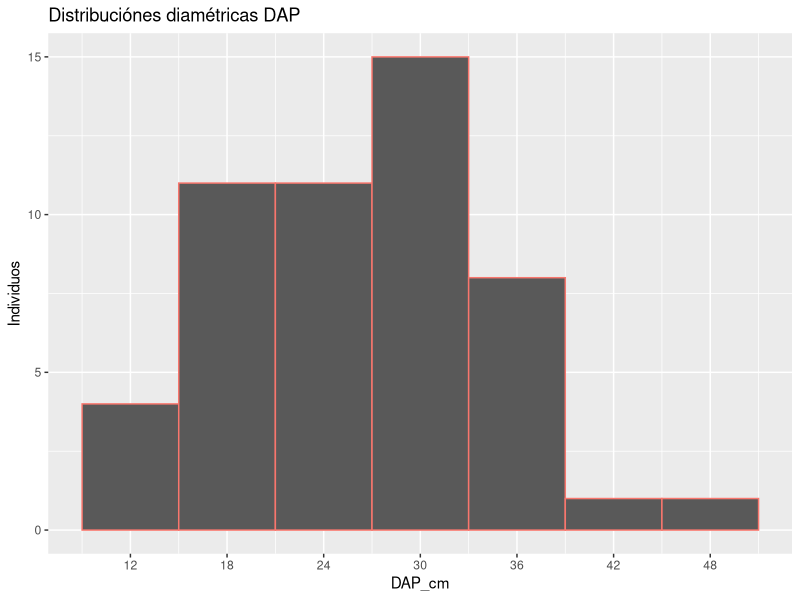
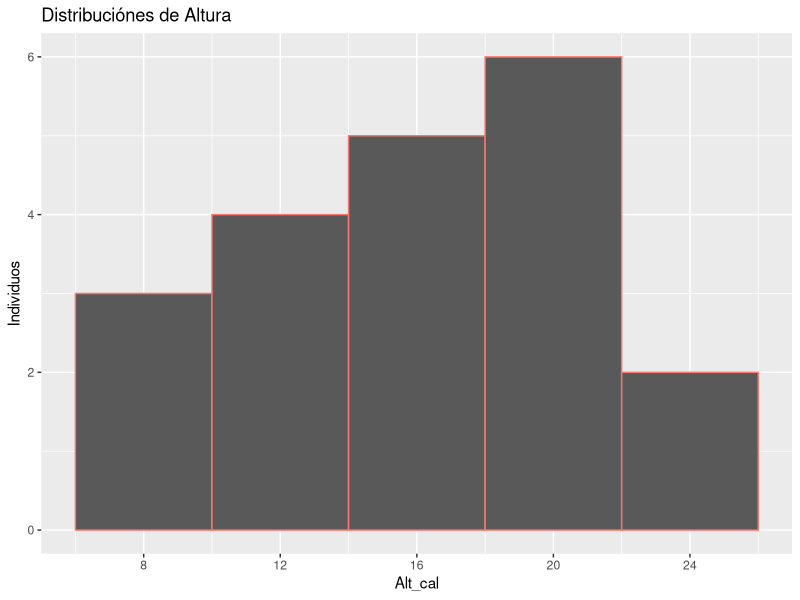
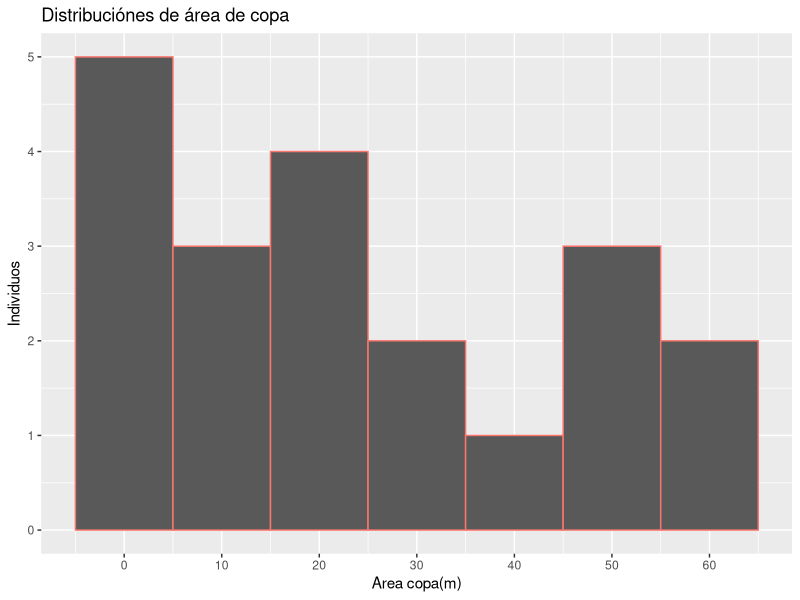
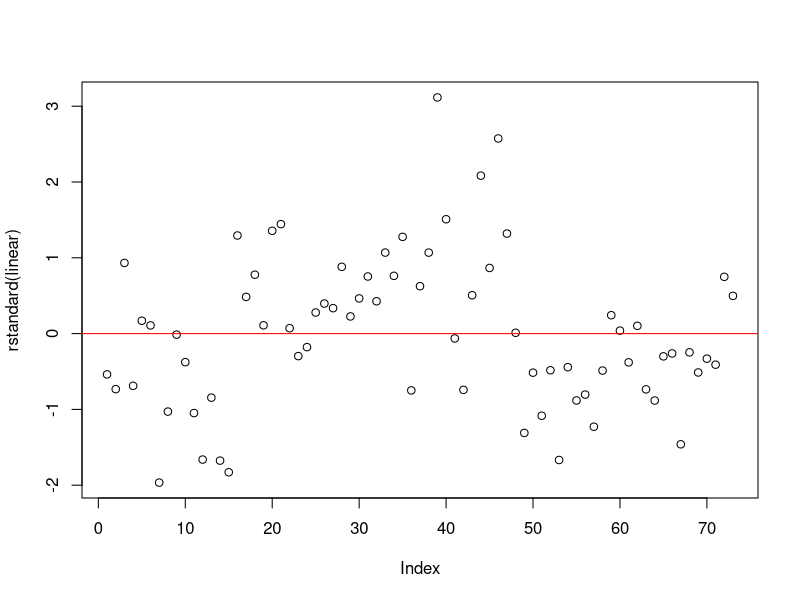
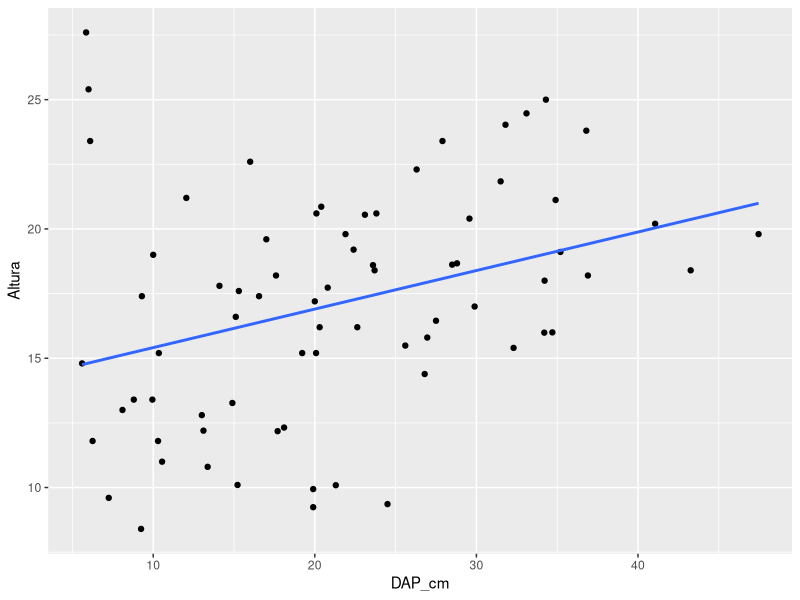

The R source for these figures, in order: (Note: this script raises an error after producing the figures.)
## ---- chunk 1
knitr::opts_chunk$set(echo = FALSE, 
                      warning = FALSE, 
                      message = FALSE)

library(tidyverse)
library(ggplot2)
library(readxl)
## ---- chunk 2
data<- read.csv2("Salida1.csv")

data<- data %>% mutate(Parcela = as.factor(Parcela),
                       Subparcela = as.factor(Subparcela)) %>% select(-c(X.))


data<- data %>% group_by(Parcela) %>% mutate(`Area ind(m)`= (pi/4)*(DAP_cm/100)^2, 
                                             Dap_f_cm = (d1+d2)/2, 
                                             `Area copa(m)` = (pi/4)*(D_copa)^2) %>% 
  mutate(`Error DAP`= ((abs(Dap_f_cm - DAP_cm))/ DAP_cm)*100, 
         `Error alt` = ((abs(Alt_med - Alt_cal))/ Alt_cal)*100) 

data1<- data %>% rename(DAP_obs= DAP_cm, DAP_est= Dap_f_cm, 
                Alt_obs= Alt_cal, Alt_est= Alt_med) %>% select(DAP_obs, DAP_est, Alt_obs, Alt_est,
                                                                       `Error DAP`, `Error alt`) %>% 
  filter(DAP_est != "NA")

## ---- chunk 3
knitr::kable(data1, caption = "Error de DAP y altura, DAP_obs= DAP tomado con cinta diamétrica, DAP_est= DAP tomado con forcípula, Alt_obs= Altura calculada (con clinómetro) con ángulos y distancia, Alt_est= Altura tomada con hipsómetro.")
## ---- chunk 4
knitr::kable(data1 %>% group_by(Parcela)%>% summarise(DAP_obs= mean(DAP_obs), DAP_est= mean(DAP_est), Alt_obs= mean(Alt_obs), Alt_est= mean(Alt_est), `Error DAP`= mean(`Error DAP`), `Error alt`= mean(`Error alt`)), 
             caption = "Error promedio de DAP y altura por Parcela.")
## ---- chunk 5
knitr::kable(data %>% group_by(Parcela) %>% 
  summarise(a= sum(`Area ind(m)`), N_ind= length(Parcela),
            Dcm= sqrt(mean(DAP_cm^2))) %>% 
  mutate(`Area basal`= a*10000/250) %>% 
  select(c(Parcela, Dcm, `Area basal`)), 
  caption = "Diámetro cuadrático promedio y área basal por parcela.")


## ---- chunk 6
knitr::kable(data %>% group_by(Subparcela) %>% 
  summarise(a= sum(`Area ind(m)`), 
            Dcm= sqrt(mean(DAP_cm^2)),
            Area_copa_p= sum(`Area copa(m)`)/length(Subparcela), 
            Altura_p= sum(Alt_cal)/length(Subparcela)) %>% 
  mutate(`Area basal`= a*10000/100) %>% 
  select(c(Subparcela, Dcm, `Area basal`, Area_copa_p, 
           Altura_p)) %>% slice(-c(1)), 
  caption = "Diámetro cuadrático promedio, área basal,  área de copa promedio y altura promedio por subparcela.")
## ---- chunk 7

ggplot(data, mapping = aes(x= DAP_cm, col= "pink")) +
  geom_histogram(bins = 7, origin= 15) + labs(y= "Individuos", title = "Distribuciónes diamétricas DAP") +
  scale_x_continuous(breaks = seq(12, 50, 6)) + theme(legend.position = "none")
  
## ---- chunk 8
data1<- data %>% filter(Alt_cal != "NA")

ggplot(data1, mapping = aes(x= Alt_cal, col= "pink")) +
  geom_histogram(binwidth = 4) + labs(y= "Individuos", title = "Distribuciónes de Altura") +
  scale_x_continuous(breaks = seq(4, 25, 4)) +theme(legend.position = "none") 

## ---- chunk 9
ggplot(data, mapping = aes(x= `Area copa(m)`, col= "pink")) +
  geom_histogram(binwidth = 10) + labs(y= "Individuos", title = "Distribuciónes de área de copa") +
  theme(legend.position = "none") + scale_x_continuous(breaks = seq(0, 65, 10)) 
## ---- chunk 10
data1<- read_xlsx("datoscampo.xlsx")
data2<- read_xlsx("Libro1_datos_daso_g3.xlsx")
data3<- read_xlsx("SantaElena.xlsx")

data1<- data1 %>% mutate(`Area copa(m)`= (pi/4)*((D1_DC_m+D2_DC_m)/2)^2, 
                         Dc= (D1_DC_m+D2_DC_m)/2) %>% 
  rename(Altura= Altura_Laser, DAP_cm= DAP_cm_D) %>% select(Parcela, DAP_cm, Altura, 
                                                            `Area copa(m)`, Dc) %>% 
  filter(Altura != "NA")

data2<- data2 %>% mutate(Parcela= as.factor(Parcela), Subparcela= as.factor(Subparcela)) %>%  
  mutate(DAP_cm= (F1+F2)/2, `Area copa(m)`= (pi/4)*((D1+D2)/2)^2, 
         Dc= (D1+D2)/2) %>% 
  rename(Altura= Hipsometro) %>% 
  group_by(Subparcela) %>% mutate(Parcela= if_else(Parcela == "1", "7", "8")) %>% 
  select(Parcela, DAP_cm, Altura, `Area copa(m)`, Dc) %>% filter(Altura != "NA")

data2<- data2[,-1]

data3<- data3 %>% mutate(Parcela= as.factor(Parcela), dc_1_m= as.numeric(dc_1_m), 
                         dc_2_m= as.numeric(dc_2_m)) %>%
  mutate(`Area copa(m)`= (pi/4)*((dc_1_m+dc_2_m)/2)^2, 
         Dc= (dc_1_m+dc_2_m)/2) %>% 
  rename(Altura= H_total, parcela= Parcela) %>% group_by(parcela) %>% 
  mutate(Parcela= if_else(parcela == "P1", "9", if_else(parcela == "P2", "10", "11"))) %>% 
  filter(Altura != "NA") %>% select(Parcela, DAP_cm, Altura, `Area copa(m)`, Dc)

data3<- data3[,-1]

data<- data %>% rename(Altura= Alt_cal, Dc= D_copa) %>% select(Parcela, DAP_cm, Altura, `Area copa(m)`, Dc) %>% 
  filter(Altura != "NA")

data1<- as.tibble(data1)
data2<- as.tibble(data2)
data3<- as.tibble(data3)
data<- as.tibble(data)

data1$Parcela<- as.factor(data1$Parcela)

datos<- rbind(data, data1, data2, data3)

datos<- datos %>% mutate(DAP_cm= as.numeric(DAP_cm), 
                         Altura= as.numeric(Altura))
## ---- chunk 11
linear<- lm(Altura ~ DAP_cm, data= datos)

plot(rstandard(linear))
abline(0,0, col= "red")



ggplot(datos , mapping = aes(x= DAP_cm, y= Altura)) +
  geom_point() +
  geom_smooth(broom::augment(linear), mapping = aes(x= DAP_cm, y= .fitted))
## ---- chunk 12
nlinear<- lm(log(Altura) ~ log(DAP_cm), data= datos)

ggplot(datos, mapping = aes(x= DAP_cm, y= Altura)) +
  geom_point() + 
  geom_smooth(broom::augment(nlinear), mapping = aes(x= exp(log.DAP_cm.), 
                                                     y= exp(((anova(nlinear)$"Mean Sq"[2])/2)+2.3479291+0.1552072*log.DAP_cm.)))

prueba<- broom::augment(nlinear)

prueba<- prueba %>% mutate(fitted=  exp(((anova(nlinear)$"Mean Sq"[2])/2)+2.3479291+0.1552072*log.DAP_cm.))%>% 
  mutate(resid= exp(log.DAP_cm.)-fitted)

RSE <- sqrt(sum(prueba$resid^2, na.rm = TRUE)/summary(nlinear)$df[2])


#n<- nls(Altura ~ a*DAP_cm^b, start = list(a= 2.3479291, b= 0.1552072), data = datos)

#broom::glance(n)

#ggplot(datos, mapping = aes(x= DAP_cm, y= Altura)) +
  #geom_point() +
  #geom_smooth(broom::augment(n), mapping = aes(x= DAP_cm, 
                                               #y= .fitted))
## ---- chunk 13
datos<- datos %>% filter(`Area copa(m)` != 0)

linear<- lm(`Area copa(m)` ~ DAP_cm , data= datos)

plot(rstandard(linear))
abline(0,0, col= "red")



ggplot(datos , mapping = aes(x= DAP_cm, y= `Area copa(m)`)) +
  geom_point() +
  geom_smooth(broom::augment(linear), mapping = aes(x= DAP_cm, y= .fitted))


## ---- chunk 14
nlinear<- lm(log(`Area copa(m)`) ~ log(DAP_cm), data= datos)

ggplot(datos, mapping = aes(x= DAP_cm, y= `Area copa(m)`)) +
  geom_point() + 
  geom_smooth(broom::augment(nlinear), mapping = aes(x= exp(log.DAP_cm.), 
                                                     y= exp(((anova(nlinear)$"Mean Sq"[2])/2)+0.1885491+0.8910002*log.DAP_cm.)))

prueba<- broom::augment(nlinear)

prueba<- prueba %>% mutate(fitted=  exp(((anova(nlinear)$"Mean Sq"[2])/2)+0.1885491+0.8910002*log.DAP_cm.))%>% 
  mutate(resid= exp(log.DAP_cm.)-fitted)

RSE <- sqrt(sum(prueba$resid^2, na.rm = TRUE)/summary(nlinear)$df[2])


#n<- nls(`Area copa(m)` ~ a*DAP_cm^b, start = list(a= 0.1885491, b= 0.8910002), data = datos)

#broom::glance(n)

#ggplot(datos, mapping = aes(x= DAP_cm, y= `Area copa(m)`)) +
  #geom_point() +
  #geom_smooth(broom::augment(n), mapping = aes(x= DAP_cm, 
                                               #y= .fitted))
## ---- chunk 15

datos<- datos %>% filter(`Area copa(m)` != 0)

datos1<- datos %>% group_by(Parcela) %>% summarise(Dcp= sum(Dc)/length(Parcela), N_ind= length(Parcela))

linear<- lm(Dcp ~ N_ind , data= datos1)

plot(rstandard(linear))
abline(0,0, col= "red")


ggplot(datos1 , mapping = aes(x= N_ind, y= Dcp)) +
  geom_point() +
  geom_smooth(broom::augment(linear), mapping = aes(x= N_ind, y= .fitted))

## ---- chunk 16
nlinear<- lm(log(Dcp) ~ log(N_ind), data= datos1)

ggplot(datos1, mapping = aes(x= N_ind, y= Dcp)) +
  geom_point() + 
  geom_smooth(broom::augment(nlinear), mapping = aes(x= exp(log.N_ind.), 
                                                     y= exp(((anova(nlinear)$"Mean Sq"[2])/2)+1.9427317+(-0.1616441)*log.N_ind.)))

prueba<- broom::augment(nlinear)

prueba<- prueba %>% mutate(fitted=  exp(((anova(nlinear)$"Mean Sq"[2])/2)+1.9427317+(-0.1616441)*log.N_ind.))%>% 
  mutate(resid= exp(log.N_ind.)-fitted)

RSE <- sqrt(sum(prueba$resid^2, na.rm = TRUE)/summary(nlinear)$df[2])


## ---- chunk 17
datos1<- datos %>% group_by(Parcela) %>% 
  summarise(Dcp= sum(Dc)/length(Parcela), 
            Hprom= sum(Altura)/length(Parcela))

linear<- lm(Hprom ~ Dcp , data= datos1)

plot(rstandard(linear))
abline(0,0, col= "red")


ggplot(datos1 , mapping = aes(x= Dcp, y= Hprom)) +
  geom_point() +
  geom_smooth(broom::augment(linear), mapping = aes(x= Dcp, y= .fitted))

## ---- chunk 18
nlinear<- lm(log(Hprom) ~ log(Dcp), data= datos1)

ggplot(datos1, mapping = aes(x= Dcp, y= Hprom)) +
  geom_point() + 
  geom_smooth(broom::augment(nlinear), mapping = aes(x= exp(log.Dcp.), 
                                                     y= exp(((anova(nlinear)$"Mean Sq"[2])/2)+2.5059254+(0.1929978)*log.Dcp.)))

prueba<- broom::augment(nlinear)

prueba<- prueba %>% mutate(fitted=  exp(((anova(nlinear)$"Mean Sq"[2])/2)+2.5059254+(0.1929978)*log.Dcp.))%>% 
  mutate(resid= exp(log.Dcp.)-fitted)

RSE <- sqrt(sum(prueba$resid^2, na.rm = TRUE)/summary(nlinear)$df[2])
